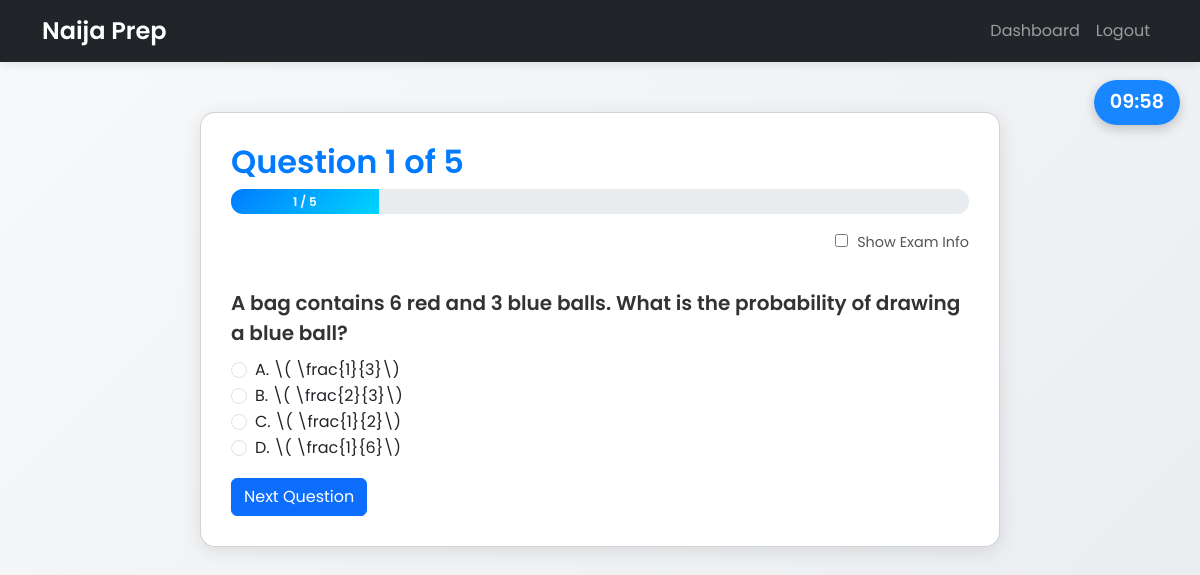
The page /quiz?topic=Probability (signed in) on the database its author committed.
### app/models.py (models this page shows, shortened)
class Question(db.Model):
    id = db.Column(db.Integer, primary_key=True)
    subject = db.Column(db.String(255), nullable=True)       # NEW
    topic = db.Column(db.String(255), nullable=False)
    difficulty = db.Column(db.Integer, nullable=False)
    question_text = db.Column(db.Text, nullable=False)
    option_a = db.Column(db.Text, nullable=False)
    option_b = db.Column(db.Text, nullable=False)
    option_c = db.Column(db.Text, nullable=False)
    option_d = db.Column(db.Text, nullable=False)
    correct_option = db.Column(db.String(10), nullable=False)
    explanation = db.Column(db.Text, nullable=True)
    exam_year = db.Column(db.String(255), nullable=True)

### app/routes.py (the view, shortened to what this page needs)
    @app.route("/quiz", methods=["GET", "POST"])
    @login_required
    def quiz():
        TOTAL_TIME_ALLOWED = 600  # seconds overall
        subject = request.args.get("subject", type=str)
        topic = request.args.get("topic", type=str)
        n = request.args.get("n", default=5, type=int)
        difficulty_raw = request.args.get("difficulty", default="any")
        per_q_arg = request.args.get("per_q", type=int)  # may be None
        try:
            n = max(3, min(int(n), 50))
        except Exception:
            n = 5
        if isinstance(difficulty_raw, str) and difficulty_raw.lower() == "any":
            difficulty = None
        else:
            try:
                difficulty = int(difficulty_raw)
            except Exception:
                difficulty = None
        if per_q_arg is not None:
            per_q = max(15, min(int(per_q_arg), 180))
            session["per_q"] = per_q
        per_q = session.get("per_q")  # None if not set
        if "quiz_questions" not in session and not topic and not subject:
            flash("Choose a subject to begin your quiz.", "info")
            return redirect(url_for("subjects"))
        if "quiz_start_time" not in session:
            session["quiz_start_time"] = time.time()
        elapsed = time.time() - session["quiz_start_time"]
        remaining_overall = TOTAL_TIME_ALLOWED - elapsed
        if "quiz_questions" not in session:
            q = Question.query
            src_label = "all subjects"
            if topic:
                q = q.filter(Question.topic == topic)
                src_label = f"topic '{topic}'"
            elif subject:
                q = q.filter(Question.subject == subject)
                src_label = f"subject '{subject}'"
            if difficulty is not None:
                q = q.filter(Question.difficulty == difficulty)
            recent_ids = [
                qid for (qid,) in (
                    db.session.query(UserResponse.question_id)
                    .filter(UserResponse.user_id == current_user.id)
                    .order_by(UserResponse.id.desc())
                    .limit(50)
                    .all()
                )
            ]
            if recent_ids:
                q = q.filter(~Question.id.in_(recent_ids))
            pool = q.all()
            if len(pool) < n:
                flash(f"Not enough questions in {src_label} for your selection.", "warning")
                if subject:
                    return redirect(url_for("subject_topics", subject=subject))
                return redirect(url_for("subjects"))
            selected = random.sample(pool, n)
            session["quiz_questions"] = [q.id for q in selected]
            session["current_question"] = 0
            session["score"] = 0
            session.pop("q_start_time", None)
        idx = session["current_question"]
        question_id = session["quiz_questions"][idx]
        question = Question.query.get(question_id)
        form = QuizForm()
        now = time.time()
        if per_q:
            if "q_start_time" not in session:
                session["q_start_time"] = now
            perq_elapsed = now - session["q_start_time"]
            perq_remaining = max(0, int(per_q - perq_elapsed))
        else:
            perq_remaining = None
        return render_template(
            "quiz.html",
            question=question,
            form=form,
            current=idx + 1,
            total=len(session["quiz_questions"]),
            overall_time=int(remaining_overall),
            per_q_remaining=perq_remaining,  # None if disabled
            per_q_enabled=bool(per_q),
        )

### app/routes.py
class QuizForm(FlaskForm):
    answer = RadioField("Answer", choices=[("A", "A"), ("B", "B"), ("C", "C"), ("D", "D")], validators=[DataRequired()])
    submit = SubmitField("Next")

### app/models.py (called while the page is built)
@login_manager.user_loader
def load_user(user_id):
    return User.query.get(int(user_id))

### app/templates/quiz.html (shortened to what this page needs)
<!DOCTYPE html>
<html lang="en">
<head>
  <link href="https://cdn.jsdelivr.net/npm/bootstrap@5.3.3/dist/css/bootstrap.min.css" rel="stylesheet">
</head>
<body>
  <div id="overall-timer">10:00</div>
  <nav class="navbar navbar-expand-lg navbar-dark bg-dark">
    <div class="container">
      <a class="navbar-brand" href="{{ url_for('home') }}">Naija Prep</a>
      <div class="collapse navbar-collapse" id="navbarNav">
          <ul class="navbar-nav ms-auto">
              <li class="nav-item"><a class="nav-link" href="{{ url_for('dashboard') }}">Dashboard</a></li>
              <li class="nav-item"><a class="nav-link" href="{{ url_for('logout') }}">Logout</a></li>
          </ul>
      </div>
    </div>
  </nav>
  <div class="container">
    <div class="card quiz-card">
      <div class="d-flex justify-content-between align-items-center mb-2">
        <h2 class="mb-0">Question {{ current }} of {{ total }}</h2>
      </div>
      <div class="progress mb-3">
        <div class="progress-bar" role="progressbar" style="width: {{ (current / total * 100) }}%;"
             aria-valuenow="{{ (current / total * 100) }}" aria-valuemin="0" aria-valuemax="100">
          {{ current }} / {{ total }}
        </div>
      </div>
      <div class="toggle-container">
        <label>
          <input type="checkbox" id="toggle-exam-info" style="margin-right: 5px;">
          Show Exam Info
        </label>
      </div>
      <form id="quiz-form" method="POST" class="mt-4">
        <p class="question-text">{{ question.question_text | safe }}</p>
        <div class="form-check">
          <input type="radio" name="answer" value="A" class="form-check-input" id="option_a" required>
          <label class="form-check-label" for="option_a">A. {{ question.option_a | safe }}</label>
        </div>
        <div class="form-check">
          <input type="radio" name="answer" value="B" class="form-check-input" id="option_b" required>
          <label class="form-check-label" for="option_b">B. {{ question.option_b | safe }}</label>
        </div>
        <div class="form-check">
          <input type="radio" name="answer" value="C" class="form-check-input" id="option_c" required>
          <label class="form-check-label" for="option_c">C. {{ question.option_c | safe }}</label>
        </div>
        <div class="form-check">
          <input type="radio" name="answer" value="D" class="form-check-input" id="option_d" required>
          <label class="form-check-label" for="option_d">D. {{ question.option_d | safe }}</label>
        </div>
        <button type="submit" class="btn btn-primary mt-3">Next Question</button>
      </form>
    </div>
  </div>
</body>
</html>

### app/templates/quiz.html (style rules this page uses)
body { background: linear-gradient(135deg, #f8f9fa 0%, #e9ecef 100%); font-family: 'Poppins', sans-serif; color: #333; min-height: 100vh; }
.navbar { box-shadow: 0 2px 10px rgba(0, 0, 0, 0.1); }
.navbar-brand { font-weight: 600; font-size: 1.5rem; }
.quiz-card { max-width: 800px; margin: 50px auto; border-radius: 15px; box-shadow: 0 4px 20px rgba(0, 0, 0, 0.1); padding: 30px; background: #fff; }
h2 { font-weight: 600; color: #007bff; animation: fadeInDown 0.8s ease-in-out; }
.progress { height: 25px; border-radius: 12px; background-color: #e9ecef; overflow: hidden; transition: width 0.5s ease-in-out; }
.progress-bar { background: linear-gradient(135deg, #007bff, #00d4ff); font-weight: 600; }
.question-text { font-size: 1.25rem; font-weight: 600; color: #333; margin-bottom: 10px; line-height: 1.5; }
.toggle-container { text-align: right; margin-bottom: 10px; }
.toggle-container label { cursor: pointer; font-size: 0.9rem; color: #555; }
#overall-timer { position: fixed; top: 80px; right: 20px; background: rgba(0, 123, 255, 0.9); color: #fff; padding: 8px 16px; border-radius: 30px; font-size: 1.2rem; font-weight: 600; z-index: 1000; box-shadow: 0 4px 12px rgba(0, 0, 0, 0.2); }

### rows shown on the page
Question: question_text "A bag contains 6 red and 3 blue balls. What is the probability of drawing a blue ball?", option_a "\\( \\frac{1}{3}\\)", option_b "\\( \\frac{2}{3}\\)", option_c "\\( \\frac{1}{2}\\)", option_d "\\( \\frac{1}{6}\\)"

### other values the page prints
{{ current }} "1"
{{ total }} "5"
